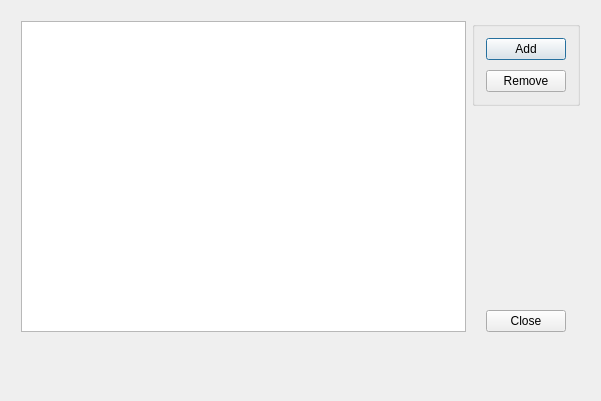
<?xml version="1.0" encoding="UTF-8"?>
<ui version="4.0">
 <class>CourseDialog</class>
 <widget class="QDialog" name="CourseDialog">
  <property name="geometry">
   <rect>
    <x>0</x>
    <y>0</y>
    <width>601</width>
    <height>401</height>
   </rect>
  </property>
  <property name="windowTitle">
   <string>Edit Courses</string>
  </property>
  <widget class="QWidget" name="verticalLayoutWidget">
   <property name="geometry">
    <rect>
     <x>10</x>
     <y>10</y>
     <width>581</width>
     <height>381</height>
    </rect>
   </property>
   <layout class="QVBoxLayout" name="masterVertLayout">
    <property name="spacing">
     <number>10</number>
    </property>
    <item>
     <layout class="QHBoxLayout" name="innerHorzLayout">
      <item>
       <widget class="CourseList" name="addedCoursesList"/>
      </item>
      <item>
       <layout class="QVBoxLayout" name="verticalLayout_2">
        <item>
         <widget class="QGroupBox" name="gridGroupBox">
          <property name="sizePolicy">
           <sizepolicy hsizetype="Preferred" vsizetype="Fixed">
            <horstretch>0</horstretch>
            <verstretch>0</verstretch>
           </sizepolicy>
          </property>
          <property name="alignment">
           <set>Qt::AlignHCenter|Qt::AlignTop</set>
          </property>
          <layout class="QGridLayout" name="gridLayout">
           <property name="verticalSpacing">
            <number>10</number>
           </property>
           <item row="1" column="0">
            <widget class="QPushButton" name="addButton">
             <property name="text">
              <string>Add</string>
             </property>
            </widget>
           </item>
           <item row="2" column="0">
            <widget class="QPushButton" name="removeButton">
             <property name="text">
              <string>Remove</string>
             </property>
            </widget>
           </item>
          </layout>
         </widget>
        </item>
        <item alignment="Qt::AlignHCenter|Qt::AlignBottom">
         <widget class="QPushButton" name="closeButton">
          <property name="sizePolicy">
           <sizepolicy hsizetype="Fixed" vsizetype="Fixed">
            <horstretch>0</horstretch>
            <verstretch>0</verstretch>
           </sizepolicy>
          </property>
          <property name="text">
           <string>Close</string>
          </property>
         </widget>
        </item>
       </layout>
      </item>
     </layout>
    </item>
    <item>
     <widget class="QLabel" name="nameLabel">
      <property name="text">
       <string>&lt;No Items Selected&gt;</string>
      </property>
     </widget>
    </item>
    <item>
     <widget class="QLabel" name="emailLabel">
      <property name="text">
       <string/>
      </property>
     </widget>
    </item>
   </layout>
  </widget>
 </widget>
 <layoutdefault spacing="6" margin="11"/>
 <customwidgets>
  <customwidget>
   <class>CourseList</class>
   <extends>QListView</extends>
   <header>CourseList.h</header>
  </customwidget>
 </customwidgets>
 <resources/>
 <connections>
  <connection>
   <sender>closeButton</sender>
   <signal>clicked()</signal>
   <receiver>CourseDialog</receiver>
   <slot>accept()</slot>
   <hints>
    <hint type="sourcelabel">
     <x>571</x>
     <y>326</y>
    </hint>
    <hint type="destinationlabel">
     <x>595</x>
     <y>292</y>
    </hint>
   </hints>
  </connection>
 </connections>
</ui>
